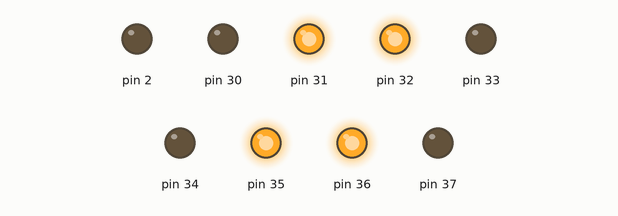
This sketch was run on a simulated Arduino Mega 2560, built with avr-gcc and run on an emulated ATmega2560. Parts: output pins drawn as LEDs (lit = HIGH).

Above: at 0.1 s.
Timing chart, 0 to 1.6 s (numbered marks = the images above):
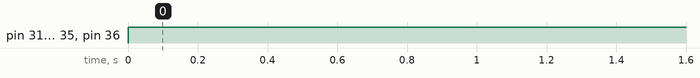

Measured:
- by itself, pin 31, pin 32, pin 35, pin 36: LOW → HIGH at 0.00 s

The sketch:

car_test_v1.ino
```cpp
/*
  Description:
  IDE version: 1.8.6
  Author: YX Lin @ radiastu.com
  Date: 2018
  note:
*/


void setup() {
  pinMode( 30 , OUTPUT);
  pinMode( 31 , OUTPUT);
  pinMode( 32 , OUTPUT);
  pinMode( 33 , OUTPUT);
  pinMode( 34 , OUTPUT);
  pinMode( 35 , OUTPUT);
  pinMode( 36 , OUTPUT);
  pinMode( 37 , OUTPUT);
  pinMode( 2  , OUTPUT);
}

void loop() {
  //char val = Serial.read();
  //if (-1 != val) {

  digitalWrite( 30 , LOW );
  digitalWrite( 31 , HIGH );
  digitalWrite( 32 , HIGH );
  digitalWrite( 33 , LOW );
  digitalWrite( 34 , LOW );
  digitalWrite( 35 , HIGH );
  digitalWrite( 36 , HIGH );
  digitalWrite( 37 , LOW );

}
```
